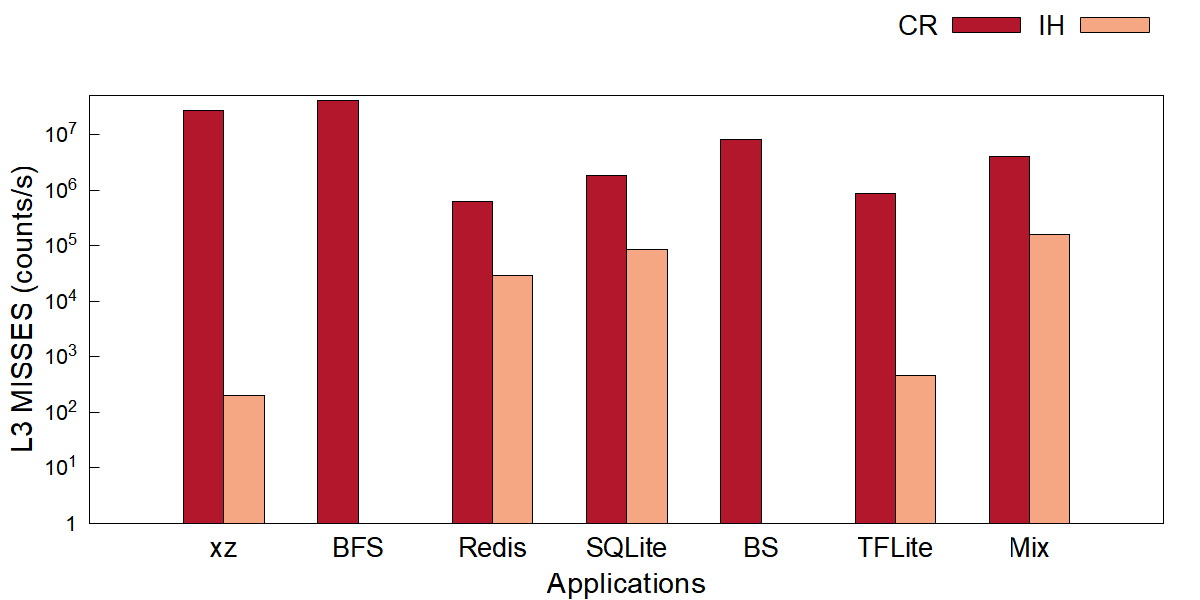

Recreate this plot in gnuplot.
# l3_misses.plt - one counter, one bar per application per data path.
#
# Style mirrors the paper bar charts (image/*.plt): clustered
# bars, Arial 16/22/20, opaque fill with black border, key
# outside top right.  Bars use `with boxes` with explicit
# width and offsets (see tools/gen_fig_plts.py); xrange
# [0:8] centers the 7 application groups.  Full 4-side
# frame (border 15), tics only on left y / bottom x
# (nomirror).  Colors: 2-series figures use #B2172B
# (left, dark) / #F5A682 (right, light); the 3-series
# figure keeps dark gray / light gray / red.
#
# Log y axis: raw counts/s, starts at 1, coarse decade
# tics 1, 10, 100, ... only (10^{%L}, no minor tics);
# the IH series would be invisible on a linear axis.
#
# Data: fig/l3_misses.dat (raw differenced rates).
#
# Usage: gnuplot fig/l3_misses.plt   (from the repo root)

set terminal pngcairo size 1200,600 enhanced font 'Arial,16'
set output 'fig/l3_misses.png'

set ylabel 'L3 MISSES (counts/s)' font 'Arial,22'
set xlabel 'Applications' font 'Arial,22'

set style fill solid border -1
set boxwidth 0.30

set yrange [1:5e+07]
set logscale y 10
unset mytics
set format y '10^{%L}'
set ytics add ("1" 1)

set border 15
set ytics nomirror
set xtics nomirror

# xtics anchored at the cluster centers (1..7); the app
# names come from fig/l3_misses.dat column 1.
set xtics ('xz' 1, 'BFS' 2, 'Redis' 3, 'SQLite' 4, 'BS' 5, 'TFLite' 6, 'Mix' 7) font ',20'
set xrange [0:8]

set tmargin 4
set key outside top right horizontal font 'Arial,20'

C_CR = "#B2172B"
C_IH = "#F5A682"

plot 'fig/l3_misses.dat' using ($0+1-0.150):2 with boxes title 'CR' lc rgb C_CR, \
     '' using ($0+1+0.150):3 with boxes title 'IH' lc rgb C_IH
